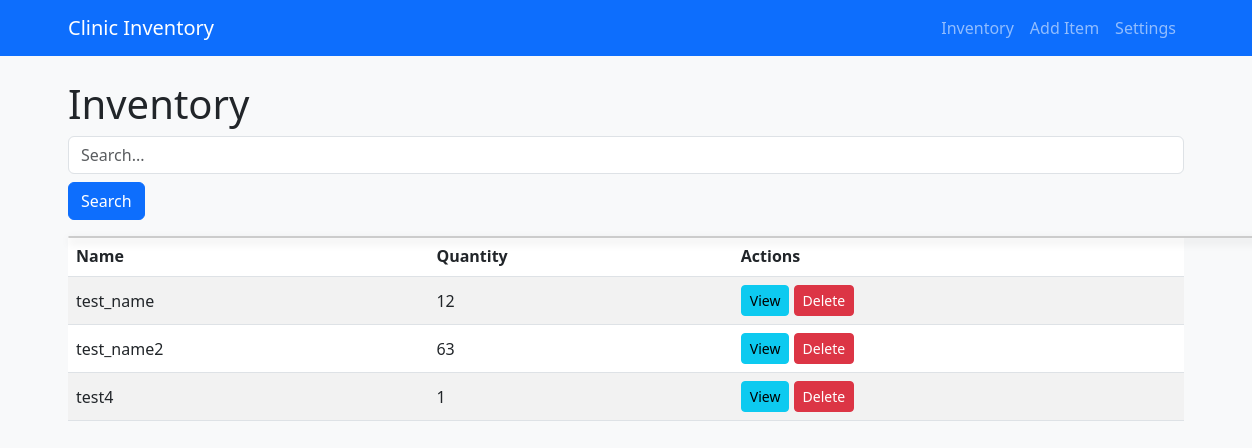
Before: / with the older database file.
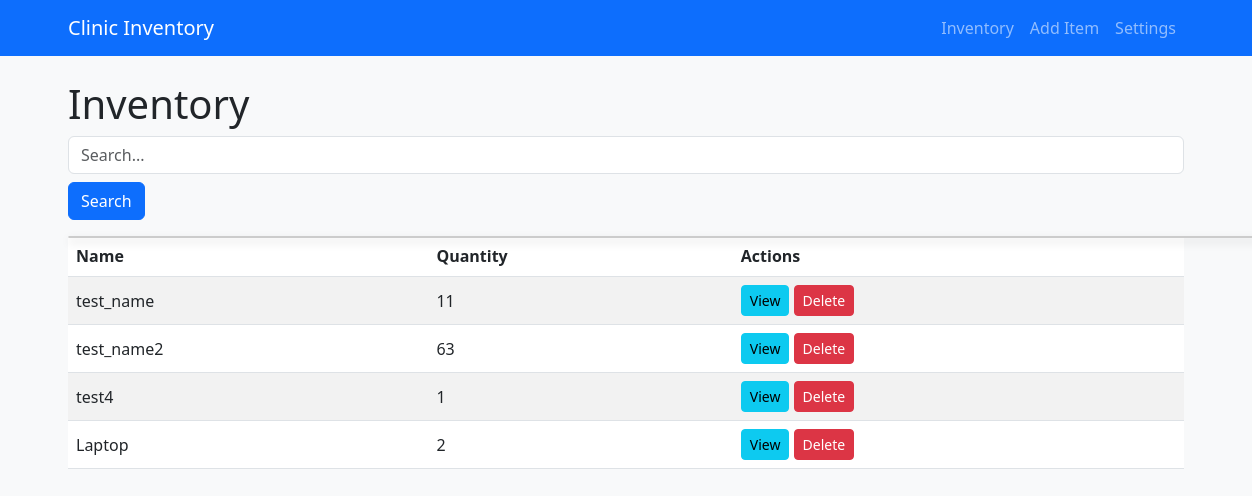
After: the same page with the newer database file.
### tables this page shows
CREATE TABLE items (
                id INTEGER PRIMARY KEY AUTOINCREMENT,
                name TEXT NOT NULL,
                quantity INTEGER NOT NULL,
                location TEXT,
                category TEXT,
                description TEXT
            );

### app.py (the view)
@app.route('/', methods=['GET'])
def main_page():
    search_query = request.args.get('search', '')  # Get search query from URL
    if search_query:
        items = query_db("SELECT * FROM items WHERE name LIKE ?", ('%' + search_query + '%',))
    else:
        items = query_db("SELECT * FROM items")  # Get all items if no search query
    return render_template('main.html', items=items)

### app.py (called while the page is built)
def query_db(query, args=(), one=False):
    with sqlite3.connect(DATABASE) as conn:
        conn.row_factory = sqlite3.Row  # This makes SQLite return rows as dictionaries
        cur = conn.cursor()
        cur.execute(query, args)
        rv = cur.fetchall()
        return (rv[0] if rv else None) if one else rv

### templates/main.html (shortened to what this page needs)
{% extends "base.html" %}
{% block content %}
<h1>Inventory</h1>
<form method="GET" action="{{ url_for('main_page') }}" class="mb-3">
    <input type="text" name="search" id="search" placeholder="Search..." class="form-control" value="{{ request.args.get('search', '') }}">
    <button type="submit" class="btn btn-primary mt-2">Search</button>
</form>
<div id="autocomplete-suggestions" class="autocomplete-suggestions"></div>
{% if not items %}
    <div class="alert alert-warning mt-3">
        No items matched your search.
    </div>
{% else %}
<table class="table table-striped">
    <thead>
        <tr>
            <th>Name</th>
            <th>Quantity</th>
            <th>Actions</th>
        </tr>
    </thead>
    <tbody>
        {% for item in items %}
        <tr>
            <td>{{ item['name'] }}</td>
            <td>{{ item['quantity'] }}</td>
            <td>
                <a href="{{ url_for('view_item', item_id=item['id']) }}" class="btn btn-info btn-sm">View</a>
                <a href="{{ url_for('delete_item', item_id=item['id']) }}" class="btn btn-danger btn-sm">Delete</a>
            </td>
        </tr>
        {% endfor %}
    </tbody>
</table>
{% endif %}
{% endblock %}

Changed rows visible on the page:
changed items "test_name": quantity "12" → "11"
added items: name "Laptop", quantity "2"
